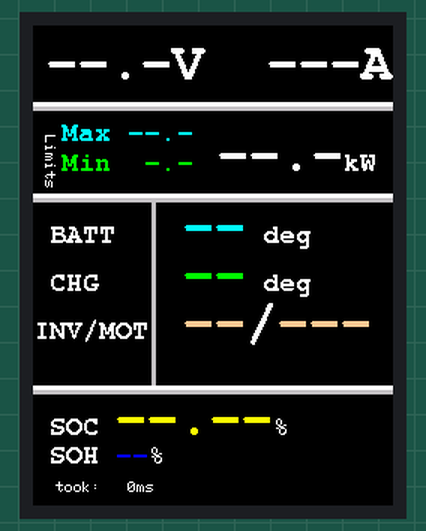
Simulated run of this sketch. Board: Arduino Uno, built with avr-gcc and run on an emulated ATmega328P. On the bench: 240×320 colour display. What the sketch prints to the serial monitor is not drawn.

Above: at 0.6 s.

The sketch:

Twizy_CANdisplay.ino
```cpp
// (licence header left out)
#include <mcp_can.h>
//#include <avr/dtostrf.h>

//TFT stuff
#define LCD_CS A3 // Chip Select
#define LCD_CD A2 // Command/Data
#define LCD_WR A1 // LCD Write
#define LCD_RD A0 // LCD Read
#define LCD_RESET A4 // Can alternately just connect to Arduino's reset pin

#include <SPI.h>          // f.k. for Arduino-1.5.2
#include "Adafruit_GFX.h"// Hardware-specific library; use Twizy_CANdisplay version!
#include <MCUFRIEND_kbv.h>
#include <Fonts\FreeMonoBold9pt7b.h>
#include <Fonts\FreeMonoBold18pt7b.h>
#include "Twizy_CAN_defs_types.h"
#include "Twizy_TFT_defs_types.h"

#include <TimerOne.h>
// draw update (555ms), try using a non-devider of CAN frame cycle times -> otherwise could end up in regularly missing certain frames.
#define TFT_UPDATE_US        555000

byte tftClockRang = false;
char fpsStr[4];

#define SHOW_MS_PER_FRAME //adds a last line on the display showing a frame update time in ms


MCUFRIEND_kbv tft;

//#define CAN0_INT 2                              // Set INT to pin 2
MCP_CAN CAN_Instance(10);                       // Set CS to pin 10

//few defines used, so include is 'late', Arduino IDE ...
#include "Twizy_TFT_methods.h"


/*******************************************************************/
/******** exchange this header file for different layout ***********/
/*******************************************************************/

//#include "Twizy_TFT_layout_1.h"
#include "Twizy_TFT_layout_2.h"

/*******************************************************************/
/*******************************************************************/
/*******************************************************************/


void tftClockISR() {
  tftClockRang = true;
}

void checkTftRedraws(void)
{
  int cellTempAvg;
  word endianHelpi;

  /*********** ID196 ******************/
  if (dataOnDis.tMot.value != (id196.data.tMot -40) )  {
     dataOnDis.tMot.value = (id196.data.tMot -40);
     dataOnDis.tMot.updte = true;
  }

  /*********** ID424 ******************/
  if (dataOnDis.pMaxRecup.value != (id424.data.actMaxCharge/-2.0f) )  {
     dataOnDis.pMaxRecup.value = (id424.data.actMaxCharge/-2.0f);
     dataOnDis.pMaxRecup.updte = true;
  }
  if (dataOnDis.pMaxDrive.value != (id424.data.actMaxDischarge/2.0f) )  {
     dataOnDis.pMaxDrive.value = (id424.data.actMaxDischarge/2.0f);
     dataOnDis.pMaxDrive.updte = true;
  }
  cellTempAvg = (id424.data.cellTempMin + id424.data.cellTempMax )/2 -40;
  if (dataOnDis.tBatt.value != cellTempAvg )  {
     dataOnDis.tBatt.value = cellTempAvg;
     dataOnDis.tBatt.updte = true;
  }
    if (dataOnDis.SOH.value != (id424.data.accuStat) )  {
     dataOnDis.SOH.value = id424.data.accuStat;
     dataOnDis.SOH.updte = true;
  }

  /*********** ID155 ******************/
  endianHelpi = ((id155.data.Byte1 & 0xF) <<8) + id155.data.B2;
  if (dataOnDis.iCurr.value != (endianHelpi/-4.0f+500.0) )  {
     dataOnDis.iCurr.value = (endianHelpi/-4.0f+500.0);
     dataOnDis.iCurr.updte = true;
     dataOnDis.pCurr.value = (dataOnDis.vCurr.value * dataOnDis.iCurr.value)/1000;
     dataOnDis.pCurr.updte = true;
  }
  endianHelpi = ((id155.data.SOC & 0xFF) <<8) + ((id155.data.SOC & 0xFF00) >>8);
  if (dataOnDis.SOC.value != (endianHelpi/400.0f) )  {
     dataOnDis.SOC.value = (endianHelpi/400.0f);
     dataOnDis.SOC.updte = true;
  }

  /*********** ID597 ******************/
  if (dataOnDis.tChg.value != (id597.data.tChg -40) )  {
     dataOnDis.tChg.value = (id597.data.tChg -40);
     dataOnDis.tChg.updte = true;
  }
  /*********** ID59E ******************/
  if (dataOnDis.tInv.value != (id59E.data.tInv -40) )  {
     dataOnDis.tInv.value = (id59E.data.tInv -40);
     dataOnDis.tInv.updte = true;
  }
  /*********** ID55F ******************/
  endianHelpi = ((id55F.data.B6 & 0xF) <<8) + id55F.data.B7;
  if (dataOnDis.vCurr.value != (endianHelpi/10.0f) )  {
     dataOnDis.vCurr.value = (endianHelpi/10.0f);
     dataOnDis.vCurr.updte = true;
     dataOnDis.pCurr.value = (dataOnDis.vCurr.value * dataOnDis.iCurr.value)/1000;
     dataOnDis.pCurr.updte = true;
  }

}

void setup()
{
  Serial.begin(115200);

  /************** TFT stuff *************/
  Timer1.initialize(TFT_UPDATE_US);
  Timer1.attachInterrupt(tftClockISR);
  uint16_t ID = tft.readID();
  Serial.print("found display ID 0x"); Serial.print(ID, HEX);

  tft.begin(ID);
  tft.setRotation(2); //0-3
  Serial.print("  height "); Serial.print(tft.height()); Serial.print("  width "); Serial.println(tft.width());
  tft.fillScreen(BLACK);
  tft.setCustomFontToGrid(true); //this function will only be found in the CanDisplay version of adafruit gfx lib

  dtostrf(1000000.0/TFT_UPDATE_US, 3, 1, fpsStr);

  //init values (formulas with offset)
  dataOnDis.tBatt.value = -40;
  dataOnDis.tChg.value = -40;
  dataOnDis.tInv.value = -40;
  dataOnDis.tMot.value = -40;
  dataOnDis.iCurr.value = 500;

#ifdef SHOW_MS_PER_FRAME
  {
    unsigned long tstart, tend;
    char msgString[40];                        // Array to store serial string
    tstart = millis();
#endif

    drawStatics();

#ifdef SHOW_MS_PER_FRAME
    tend = millis();
    tft.setFont(NULL);
    tft.setCursor( SetRel2AbsWidth(4), SetRel2AbsHeigth(95));
    sprintf(&msgString[0], " took:%4ums_", tend - tstart);
    printmsgBW( msgString, WHITE );
  }
#endif

  // Initialize MCP2515 running at 16MHz with a baudrate of 500kb/s and the masks and filters disabled.
  if(CAN_Instance.begin(MCP_ANY, CAN_500KBPS, MCP_16MHZ) == CAN_OK)
    Serial.println("MCP2515 Initialized Successfully!");
  else
    Serial.println("Error Initializing MCP2515...");

  CAN_Instance.setMode(MCP_NORMAL);                     // Set operation mode to normal so the MCP2515 sends acks to received data.

  //pinMode(CAN0_INT, INPUT);                            // Configuring pin for /INT input
}

void loop()
{

  if(CAN_Instance.checkReceive() == CAN_MSGAVAIL)                        // If CAN0_INT pin is low, read receive buffer
  {
    long unsigned int rxId;
    unsigned char len = 0;
    unsigned char rxBuf[8];

    CAN_Instance.readMsgBuf(&rxId, &len, rxBuf);      // Read data: len = data length, buf = data byte(s)

    if(rxId == 0x424){
      for(byte i = 0; i<len; i++){
        ((char*)&id424.data)[i] = rxBuf[i];
      }
      id424.DLC = len;
      id424.isNew = true;
    }
    if(rxId == 0x425){
      for(byte i = 0; i<len; i++){
        ((char*)&id425.data)[i] = rxBuf[i];
      }
      id425.DLC = len;
      id425.isNew = true;
    }
    if(rxId == 0x155){
      for(byte i = 0; i<len; i++){
        ((char*)&id155.data)[i] = rxBuf[i];
      }
      id155.DLC = len;
      id155.isNew = true;
    }
    if(rxId == 0x196){
    for(byte i = 0; i<len; i++){
      ((char*)&id196.data)[i] = rxBuf[i];
    }
      id196.DLC = len;
      id196.isNew = true;
    }
    if(rxId == 0x597){
    for(byte i = 0; i<len; i++){
      ((char*)&id597.data)[i] = rxBuf[i];
    }
      id597.DLC = len;
      id597.isNew = true;
    }
    if(rxId == 0x59E){
    for(byte i = 0; i<len; i++){
      ((char*)&id59E.data)[i] = rxBuf[i];
    }
      id59E.DLC = len;
      id59E.isNew = true;
    }
    if(rxId == 0x55F){
    for(byte i = 0; i<len; i++){
      ((char*)&id55F.data)[i] = rxBuf[i];
    }
      id55F.DLC = len;
      id55F.isNew = true;
    }
  }

  if(tftClockRang)
  {
    tftClockRang = false;
    checkTftRedraws();
    reDraw();
  }
}
```

Twizy_CAN_defs_types.h
```cpp
#ifndef _Twizy_CAN_defs_types_h
#define _Twizy_CAN_defs_types_h

typedef struct
{
  struct{
    byte chargeCurrentAllowed;
//    word B1_HN :4;
//    word iCurr :12;  //!Endianness!
    byte Byte1;
    byte B2;
    byte phase;
    word SOC;        //!Endianness!
    byte B6;
    byte B7;
  } data;
  word Id;
  byte DLC;
  byte cycleTime; //10ms/bit
  byte isNew;
} t_Id155;      //sample data 07 97 D0 54 41 A0 00 73
t_Id155 id155 = {{0,0,0,0,0,0,0},0x155, 8, 1, 0};

typedef struct
{
  struct{
  word B0_1;
  byte actMaxCharge;
  byte actMaxDischarge;
  byte cellTempMin;
  byte accuStat; //SOH
  byte B6;
  byte cellTempMax;
  } data;
  word Id;
  byte DLC;
  byte cycleTime; //10ms/bit
  byte isNew;
} t_BMS_Id424;  //sample data 11 40 01 23 36 64 00 37
t_BMS_Id424 id424 = {{0,0,0,0,0,0,0},0x424, 8, 10, 0};

typedef struct
{
  struct{
  byte flags_0x425;
  byte temp_0x425;
  byte B2;
  byte B3;
//  unsigned long B4_2bit    :2;
//  unsigned long AccuV_Copy :15; //!Endianness!
//  unsigned long vCurr      :15;// !Endianness!
  byte B4;
  byte B5;
  byte B6;
  byte B7;
 } data;
  word Id;
  byte DLC;
  byte cycleTime; //10ms/bit
  byte isNew;
} t_BMS_Id425;    //sample data 2A 3C 44 FF FE 70 01 07
t_BMS_Id425 id425 = {{0,0,0,0,0,0,0,0},0x425, 8, 10, 0};

typedef struct
{
  struct{
  long B0_3;
//  word engTorque :9; //!Endianness!
//  word B5_bit7   :7;
  byte B4;
  byte tMot;
  byte B6;
  byte B7;
 } data;
  word Id;
  byte DLC;
  byte cycleTime; //10ms/bit
  byte isNew;
} t_BMS_Id196; //sample data 00 FF E7 7F 70 44 0B 00
t_BMS_Id196 id196 = {{0,0,0,0,0},0x196, 8, 10, 0};

typedef struct
{
  struct{
  long B0_3;
  word B4_5;
  byte B6;
  byte tChg;
 } data;
  word Id;
  byte DLC;
  byte cycleTime; //10ms/bit
  byte isNew;
} t_BMS_Id597;    //sample data
t_BMS_Id597 id597 = {{0,0,0,0},0x597, 8, 10, 0};

typedef struct
{
  struct{
  long B0_3;
  byte B4;
  byte tInv;
  byte B6;
  byte B7;
 } data;
  word Id;
  byte DLC;
  byte cycleTime; //10ms/bit
  byte isNew;
} t_BMS_Id59E;  //sample data 00 00 10 FB D4 3D 00 00
t_BMS_Id59E id59E = {{0,0,0,0,0},0x59E, 8, 10, 0};

typedef struct
{
  struct{
  long B0_3;
  byte B4;
  byte B5;
  byte B6;
  byte B7;
 } data;
  word Id;
  byte DLC;
  byte cycleTime; //10ms/bit
  byte isNew;
} t_BMS_Id55F;  //sample data FF FF 73 00 00 24 12 41
t_BMS_Id55F id55F = {{0,0,0,0,0},0x55F, 8, 100, 0};

#endif // _Twizy_CAN_defs_types_h
```

Twizy_TFT_defs_types.h
```cpp
#ifndef _Twizy_TFT_defs_types_h
#define _Twizy_TFT_defs_types_h

// Assign human-readable names to some common 16-bit color values: 5/6/5
//colors eg. from https://ee-programming-notepad.blogspot.de/2016/10/16-bit-color-generator-picker.html
#define BLACK   0x0000
#define BLUE    0x001F
#define LIGHTBLUE    0x187F
#define RED     0xF800
#define GREEN   0x07E0
#define CYAN    0x07FF
//#define PINK    0xF81F
#define YELLOW  0xFFE0
#define WHITE   0xFFFF
#define ORANGE  0xFE52
#define GRAY    0xC618

typedef struct
{
  float value;
  byte updte;
  //from here only init values
  byte disLen;  //string conversion rules
  byte disPres; //string conversion rules
  byte offset;  //twizyCAN TODO
  float factor; //twizyCAN TODO
  word xPos;
  word yPos;
  const GFXfont* font;
  word disCol;
} disEl_t;

typedef struct
{
  disEl_t vCurr;    //F:  0.2V, O:
  disEl_t iCurr;    //F: 0.25A, O:-500
  disEl_t pMaxRecup;//F:  500W, O:
  disEl_t pCurr;    //F:     -, O:
  disEl_t pMaxDrive;//F:  500W, O:
  disEl_t tBatt;     //F:    1, O:-40
  disEl_t tChg;      //F:    1, O: -40
  disEl_t tInv;      //F:    1, O: -40
  disEl_t tMot;      //F:    1, O: -40
  disEl_t SOC;       //F:0.0025%, O:
  disEl_t SOH;       //F:    1, O:
} tftData_t;
tftData_t dataOnDis;

void printmsgBW(const char *msg, unsigned int col);

#endif //_Twizy_TFT_defs_types_h
```

Twizy_TFT_layout_2.h
```cpp
#ifndef _Twizy_TFT_layout_h
#define _Twizy_TFT_layout_h

void drawStatics(void)
{
  char msgString[20], conv1[8];                        // Array to store serial string
  const long line1yPos = SetRel2AbsHeigth(16);
  const long line2yPos = SetRel2AbsHeigth(35);
  const long line3yPos = SetRel2AbsHeigth(75);
  const long lineThickPxl = 3;

  int test;

  /*************** the lines **************/
  tft.fillRect(0, line1yPos,              tft.width(), lineThickPxl, WHITE);
  tft.fillRect(0, line1yPos+lineThickPxl, tft.width(), lineThickPxl, GRAY);

  tft.fillRect(0, line2yPos,              tft.width(), lineThickPxl, WHITE);
  tft.fillRect(0, line2yPos+lineThickPxl, tft.width(), lineThickPxl, GRAY);

  tft.fillRect(0, line3yPos,              tft.width(), lineThickPxl, WHITE);
  tft.fillRect(0, line3yPos+lineThickPxl, tft.width(), lineThickPxl, GRAY);

  tft.fillRect(SetRel2AbsWidth(33), line2yPos+lineThickPxl, lineThickPxl, (line3yPos-line2yPos-lineThickPxl), GRAY);

  tft.setCursor(SetRel2AbsHeigth(23) ,SetRel2AbsWidth(94));
  tft.setRotation(3);
  printmsgBW(  "Limits", WHITE );
  tft.setRotation(2);

  /*************** the elements **************/
  tft.setFont(&FreeMonoBold18pt7b); //this alters the CursorPosition
  tft.setCursor(SetRel2AbsWidth(4),SetRel2AbsHeigth(11));  //reset position after that lines drawing
  storePos_setFont(&dataOnDis.vCurr, &FreeMonoBold18pt7b);
  dataOnDis.vCurr.disCol = WHITE;
  dataOnDis.vCurr.disLen = 4;  dataOnDis.vCurr.disPres = 1;
  printmsgBW(  "--.-V ", WHITE );
  storePos_setFont(&dataOnDis.iCurr, &FreeMonoBold18pt7b);
  dataOnDis.iCurr.disCol = WHITE;
  dataOnDis.iCurr.disLen = 4;  dataOnDis.iCurr.disPres = 0;
  printmsgBW(  " ---A", WHITE );

  tft.setFont(&FreeMonoBold9pt7b);
  tft.setCursor(SetRel2AbsHeigth(6),SetRel2AbsHeigth(24));
  printmsgBW( "Max ", CYAN );
  storePos_setFont(&dataOnDis.pMaxDrive, &FreeMonoBold9pt7b);
  dataOnDis.pMaxDrive.disCol = CYAN;
  dataOnDis.pMaxDrive.disLen = 4;  dataOnDis.pMaxDrive.disPres = 1;
  printmsgBW( "--.-", CYAN );

  tft.setCursor(SetRel2AbsHeigth(6),SetRel2AbsHeigth(30));
  printmsgBW( "Min ", GREEN );
  storePos_setFont(&dataOnDis.pMaxRecup, &FreeMonoBold9pt7b);
  dataOnDis.pMaxRecup.disCol = GREEN;
  dataOnDis.pMaxRecup.disLen = 4;  dataOnDis.pMaxRecup.disPres = 1;
  printmsgBW( " -.-", GREEN );

  tft.setCursor(tft.getCursorX()+SetRel2AbsHeigth(5),SetRel2AbsHeigth(30));
  storePos_setFont(&dataOnDis.pCurr, &FreeMonoBold18pt7b);
  dataOnDis.pCurr.disCol = WHITE;
  dataOnDis.pCurr.disLen = 4;  dataOnDis.pCurr.disPres = 1;
  tft.setFont(&FreeMonoBold18pt7b);  printmsgBW( "--.-", WHITE );
  tft.setFont(&FreeMonoBold9pt7b);  printmsgBW( "kW ", WHITE );
  tft.setCursor(0,tft.getCursorY() + SetRel2AbsHeigth(15));

  printmsgBW( " BATT", WHITE );
  tft.setFont(&FreeMonoBold18pt7b);
  tft.setCursor(SetRel2AbsWidth(42),tft.getCursorY());
  storePos_setFont(&dataOnDis.tBatt, &FreeMonoBold18pt7b);
  dataOnDis.tBatt.disCol = CYAN;
  dataOnDis.tBatt.disLen = 2;  dataOnDis.tBatt.disPres = 0;
  printmsgBW( "--", CYAN );
  tft.setFont(&FreeMonoBold9pt7b);
  printmsgBW( " deg", WHITE );
  tft.setCursor(0,tft.getCursorY() + SetRel2AbsHeigth(10));

  printmsgBW( " CHG", WHITE );
  tft.setFont(&FreeMonoBold18pt7b);
  tft.setCursor(SetRel2AbsWidth(42),tft.getCursorY());
  storePos_setFont(&dataOnDis.tChg, &FreeMonoBold18pt7b);
  dataOnDis.tChg.disCol = GREEN;
  dataOnDis.tChg.disLen = 2;  dataOnDis.tChg.disPres = 0;
  printmsgBW( "--", GREEN );
  tft.setFont(&FreeMonoBold9pt7b);
  printmsgBW( " deg", WHITE );
  tft.setCursor(0,tft.getCursorY() + SetRel2AbsHeigth(10));

  printmsgBW( "INV/MOT", WHITE );
  tft.setCursor(SetRel2AbsWidth(42),tft.getCursorY());
  storePos_setFont(&dataOnDis.tInv, &FreeMonoBold18pt7b);
  dataOnDis.tInv.disCol = ORANGE;
  dataOnDis.tInv.disLen = 2;  dataOnDis.tInv.disPres = 0;
  printmsgBW( "--", ORANGE );
  printmsgBW( "/", WHITE );
  storePos_setFont(&dataOnDis.tMot, &FreeMonoBold18pt7b);
  dataOnDis.tMot.disCol = ORANGE;
  dataOnDis.tMot.disLen = 3;  dataOnDis.tMot.disPres = 0;
  printmsgBW( "---", ORANGE );
  tft.setFont(&FreeMonoBold9pt7b);
  tft.setCursor(0,tft.getCursorY() + SetRel2AbsHeigth(20));


  printmsgBW( " SOC ", WHITE );
  storePos_setFont(&dataOnDis.SOC, &FreeMonoBold18pt7b);
  dataOnDis.SOC.disCol = YELLOW;
  dataOnDis.SOC.disLen = 5;  dataOnDis.SOC.disPres = 2;
  printmsgBW( "--.--", YELLOW );
  tft.setFont(&FreeMonoBold9pt7b);
  printmsgBW( "%", WHITE );
  tft.setCursor(0,tft.getCursorY() + SetRel2AbsHeigth(6));
  printmsgBW( " SOH", WHITE );
  storePos_setFont(&dataOnDis.SOH, &FreeMonoBold9pt7b);
  dataOnDis.SOH.disCol = BLUE;
  dataOnDis.SOH.disLen = 3;  dataOnDis.SOH.disPres = 0;
  printmsgBW( " --", BLUE );
  printmsgBW( "%", WHITE );
}


#endif //_Twizy_TFT_methods_h
```

Source omitted: Twizy_TFT_methods.h (2944 bytes)
